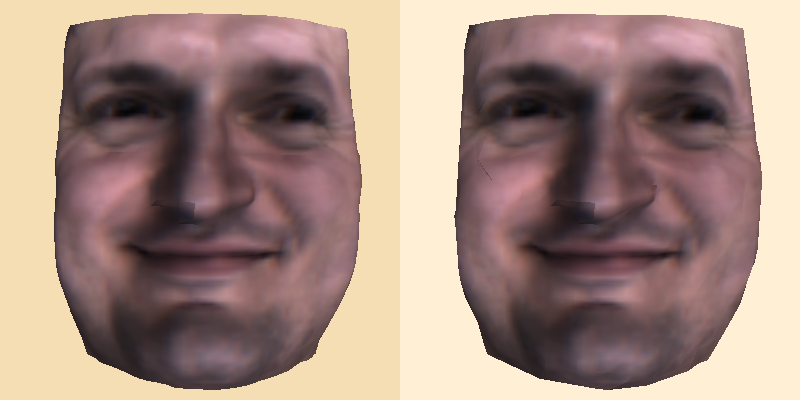

Generate this figure with Python:
#!/usr/bin/env python

# Decimation of a laser-digitized face mesh compared side-by-side with the original.

import os
from pathlib import Path

# Factory overrides: importing these modules registers the OpenGL rendering
# and interaction style implementations for vtkRenderingCore factory classes.
import vtkmodules.vtkInteractionStyle  # noqa: F401
import vtkmodules.vtkRenderingOpenGL2  # noqa: F401

# VTK pipeline classes used in this example
from vtkmodules.vtkFiltersCore import (
    vtkDecimatePro,
    vtkPolyDataNormals,
)
from vtkmodules.vtkIOImage import vtkPNGReader
from vtkmodules.vtkIOLegacy import vtkPolyDataReader
from vtkmodules.vtkRenderingCore import (
    vtkActor,
    vtkCamera,
    vtkPolyDataMapper,
    vtkRenderWindow,
    vtkRenderWindowInteractor,
    vtkRenderer,
    vtkTexture,
)

# Colors (normalized RGB)
wheat = (0.961, 0.871, 0.702)
papaya_whip = (1.000, 0.937, 0.835)

# Data files
data_dir = Path(os.environ.get("VPE_DATA_DIR", Path(__file__).parent))
mesh_file = str(data_dir / "fran_cut.vtk")
texture_file = str(data_dir / "fran_cut.png")

# Reader: load the face mesh from a Cyberware laser digitizer scan
fran = vtkPolyDataReader()
fran.SetFileName(mesh_file)

# Reader: load the corresponding face texture
texture_reader = vtkPNGReader()
texture_reader.SetFileName(texture_file)

texture = vtkTexture()
texture.InterpolateOn()
texture.SetInputConnection(texture_reader.GetOutputPort())

# Filter: decimate the mesh by 90% while preserving topology
deci = vtkDecimatePro()
deci.SetInputConnection(fran.GetOutputPort())
deci.SetTargetReduction(0.9)
deci.PreserveTopologyOn()

# Filter: compute normals on the decimated mesh
decimated_normals = vtkPolyDataNormals()
decimated_normals.SetInputConnection(deci.GetOutputPort())
decimated_normals.FlipNormalsOn()
decimated_normals.SetFeatureAngle(60)

# Filter: compute normals on the original mesh
original_normals = vtkPolyDataNormals()
original_normals.SetInputConnection(fran.GetOutputPort())
original_normals.FlipNormalsOn()
original_normals.SetFeatureAngle(60)

# Mapper: map the decimated mesh to graphics primitives
decimated_mapper = vtkPolyDataMapper()
decimated_mapper.SetInputConnection(decimated_normals.GetOutputPort())

# Actor: display the decimated mesh with texture
decimated_actor = vtkActor()
decimated_actor.SetMapper(decimated_mapper)
decimated_actor.GetProperty().SetAmbient(0.5)
decimated_actor.GetProperty().SetDiffuse(0.5)
decimated_actor.SetTexture(texture)

# Mapper: map the original mesh to graphics primitives
original_mapper = vtkPolyDataMapper()
original_mapper.SetInputConnection(original_normals.GetOutputPort())

# Actor: display the original mesh with texture
original_actor = vtkActor()
original_actor.SetMapper(original_mapper)
original_actor.GetProperty().SetAmbient(0.5)
original_actor.GetProperty().SetDiffuse(0.5)
original_actor.SetTexture(texture)

# Camera: shared between both viewports
cam = vtkCamera()
cam.SetClippingRange(0.0475572, 2.37786)
cam.SetFocalPoint(0.052665, -0.129454, -0.0573973)
cam.SetPosition(0.327637, -0.116299, -0.256418)
cam.SetViewUp(-0.0225386, 0.999137, 0.034901)

# Renderer: left viewport shows the original mesh
renderer_left = vtkRenderer()
renderer_left.SetViewport(0.0, 0.0, 0.5, 1.0)
renderer_left.AddActor(original_actor)
renderer_left.SetBackground(wheat)
renderer_left.SetActiveCamera(cam)

# Renderer: right viewport shows the decimated mesh
renderer_right = vtkRenderer()
renderer_right.SetViewport(0.5, 0.0, 1.0, 1.0)
renderer_right.AddActor(decimated_actor)
renderer_right.SetBackground(papaya_whip)
renderer_right.SetActiveCamera(cam)

# Window: display the rendered scene
render_window = vtkRenderWindow()
render_window.AddRenderer(renderer_left)
render_window.AddRenderer(renderer_right)
render_window.SetWindowName("decimate fran")
render_window.SetMultiSamples(0)
render_window.SetSize(800, 400)

# Interactor: handle mouse and keyboard events
render_window_interactor = vtkRenderWindowInteractor()
render_window_interactor.SetRenderWindow(render_window)

# Launch the interactive visualization
render_window_interactor.Initialize()
render_window_interactor.Start()
